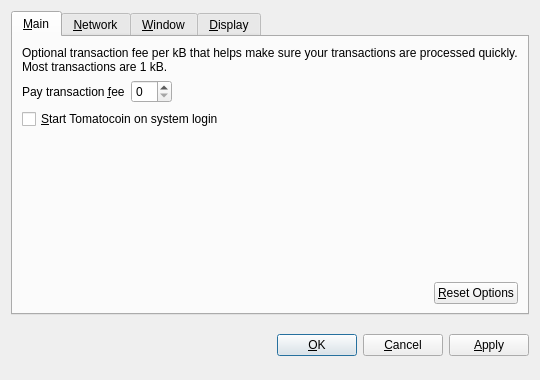
<?xml version="1.0" encoding="UTF-8"?>
<ui version="4.0">
 <class>OptionsDialog</class>
 <widget class="QDialog" name="OptionsDialog">
  <property name="geometry">
   <rect>
    <x>0</x>
    <y>0</y>
    <width>540</width>
    <height>380</height>
   </rect>
  </property>
  <property name="windowTitle">
   <string>Options</string>
  </property>
  <property name="modal">
   <bool>true</bool>
  </property>
  <layout class="QVBoxLayout" name="verticalLayout">
   <item>
    <widget class="QTabWidget" name="tabWidget">
     <property name="tabPosition">
      <enum>QTabWidget::North</enum>
     </property>
     <property name="currentIndex">
      <number>0</number>
     </property>
     <widget class="QWidget" name="tabMain">
      <attribute name="title">
       <string>&amp;Main</string>
      </attribute>
      <layout class="QVBoxLayout" name="verticalLayout_Main">
       <item>
        <widget class="QLabel" name="transactionFeeInfoLabel">
         <property name="text">
          <string>Optional transaction fee per kB that helps make sure your transactions are processed quickly. Most transactions are 1 kB.</string>
         </property>
         <property name="textFormat">
          <enum>Qt::PlainText</enum>
         </property>
         <property name="wordWrap">
          <bool>true</bool>
         </property>
        </widget>
       </item>
       <item>
        <layout class="QHBoxLayout" name="horizontalLayout_1_Main">
         <item>
          <widget class="QLabel" name="transactionFeeLabel">
           <property name="text">
            <string>Pay transaction &amp;fee</string>
           </property>
           <property name="textFormat">
            <enum>Qt::PlainText</enum>
           </property>
           <property name="buddy">
            <cstring>transactionFee</cstring>
           </property>
          </widget>
         </item>
         <item>
          <widget class="BitcoinAmountField" name="transactionFee"/>
         </item>
         <item>
          <spacer name="horizontalSpacer_1_Main">
           <property name="orientation">
            <enum>Qt::Horizontal</enum>
           </property>
           <property name="sizeHint" stdset="0">
            <size>
             <width>40</width>
             <height>20</height>
            </size>
           </property>
          </spacer>
         </item>
        </layout>
       </item>
       <item>
        <widget class="QCheckBox" name="bitcoinAtStartup">
         <property name="toolTip">
          <string>Automatically start Tomatocoin after logging in to the system.</string>
         </property>
         <property name="text">
          <string>&amp;Start Tomatocoin on system login</string>
         </property>
        </widget>
       </item>
       <item>
        <spacer name="verticalSpacer_Main">
         <property name="orientation">
          <enum>Qt::Vertical</enum>
         </property>
         <property name="sizeHint" stdset="0">
          <size>
           <width>20</width>
           <height>40</height>
          </size>
         </property>
        </spacer>
       </item>
       <item>
        <layout class="QHBoxLayout" name="horizontalLayout_2_Main">
         <item>
          <spacer name="horizontalSpacer_2_Main">
           <property name="orientation">
            <enum>Qt::Horizontal</enum>
           </property>
           <property name="sizeHint" stdset="0">
            <size>
             <width>40</width>
             <height>20</height>
            </size>
           </property>
          </spacer>
         </item>
         <item>
          <widget class="QPushButton" name="resetButton">
           <property name="toolTip">
            <string>Reset all client options to default.</string>
           </property>
           <property name="text">
            <string>&amp;Reset Options</string>
           </property>
           <property name="autoDefault">
            <bool>false</bool>
           </property>
          </widget>
         </item>
        </layout>
       </item>
      </layout>
     </widget>
     <widget class="QWidget" name="tabNetwork">
      <attribute name="title">
       <string>&amp;Network</string>
      </attribute>
      <layout class="QVBoxLayout" name="verticalLayout_Network">
       <item>
        <widget class="QCheckBox" name="mapPortUpnp">
         <property name="toolTip">
          <string>Automatically open the Tomatocoin client port on the router. This only works when your router supports UPnP and it is enabled.</string>
         </property>
         <property name="text">
          <string>Map port using &amp;UPnP</string>
         </property>
        </widget>
       </item>
       <item>
        <widget class="QCheckBox" name="connectSocks">
         <property name="toolTip">
          <string>Connect to the Tomatocoin network through a SOCKS proxy (e.g. when connecting through Tor).</string>
         </property>
         <property name="text">
          <string>&amp;Connect through SOCKS proxy:</string>
         </property>
        </widget>
       </item>
       <item>
        <layout class="QHBoxLayout" name="horizontalLayout_Network">
         <item>
          <widget class="QLabel" name="proxyIpLabel">
           <property name="text">
            <string>Proxy &amp;IP:</string>
           </property>
           <property name="textFormat">
            <enum>Qt::PlainText</enum>
           </property>
           <property name="buddy">
            <cstring>proxyIp</cstring>
           </property>
          </widget>
         </item>
         <item>
          <widget class="QValidatedLineEdit" name="proxyIp">
           <property name="maximumSize">
            <size>
             <width>140</width>
             <height>16777215</height>
            </size>
           </property>
           <property name="toolTip">
            <string>IP address of the proxy (e.g. 127.0.0.1)</string>
           </property>
          </widget>
         </item>
         <item>
          <widget class="QLabel" name="proxyPortLabel">
           <property name="text">
            <string>&amp;Port:</string>
           </property>
           <property name="textFormat">
            <enum>Qt::PlainText</enum>
           </property>
           <property name="buddy">
            <cstring>proxyPort</cstring>
           </property>
          </widget>
         </item>
         <item>
          <widget class="QLineEdit" name="proxyPort">
           <property name="maximumSize">
            <size>
             <width>55</width>
             <height>16777215</height>
            </size>
           </property>
           <property name="toolTip">
            <string>Port of the proxy (e.g. 9050)</string>
           </property>
          </widget>
         </item>
         <item>
          <widget class="QLabel" name="socksVersionLabel">
           <property name="text">
            <string>SOCKS &amp;Version:</string>
           </property>
           <property name="textFormat">
            <enum>Qt::PlainText</enum>
           </property>
           <property name="buddy">
            <cstring>socksVersion</cstring>
           </property>
          </widget>
         </item>
         <item>
          <widget class="QValueComboBox" name="socksVersion">
           <property name="toolTip">
            <string>SOCKS version of the proxy (e.g. 5)</string>
           </property>
          </widget>
         </item>
         <item>
          <spacer name="horizontalSpacer_Network">
           <property name="orientation">
            <enum>Qt::Horizontal</enum>
           </property>
           <property name="sizeHint" stdset="0">
            <size>
             <width>40</width>
             <height>20</height>
            </size>
           </property>
          </spacer>
         </item>
        </layout>
       </item>
       <item>
        <spacer name="verticalSpacer_Network">
         <property name="orientation">
          <enum>Qt::Vertical</enum>
         </property>
         <property name="sizeHint" stdset="0">
          <size>
           <width>20</width>
           <height>40</height>
          </size>
         </property>
        </spacer>
       </item>
      </layout>
     </widget>
     <widget class="QWidget" name="tabWindow">
      <attribute name="title">
       <string>&amp;Window</string>
      </attribute>
      <layout class="QVBoxLayout" name="verticalLayout_Window">
       <item>
        <widget class="QCheckBox" name="minimizeToTray">
         <property name="toolTip">
          <string>Show only a tray icon after minimizing the window.</string>
         </property>
         <property name="text">
          <string>&amp;Minimize to the tray instead of the taskbar</string>
         </property>
        </widget>
       </item>
       <item>
        <widget class="QCheckBox" name="minimizeOnClose">
         <property name="toolTip">
          <string>Minimize instead of exit the application when the window is closed. When this option is enabled, the application will be closed only after selecting Quit in the menu.</string>
         </property>
         <property name="text">
          <string>M&amp;inimize on close</string>
         </property>
        </widget>
       </item>
       <item>
        <spacer name="verticalSpacer_Window">
         <property name="orientation">
          <enum>Qt::Vertical</enum>
         </property>
         <property name="sizeHint" stdset="0">
          <size>
           <width>20</width>
           <height>40</height>
          </size>
         </property>
        </spacer>
       </item>
      </layout>
     </widget>
     <widget class="QWidget" name="tabDisplay">
      <attribute name="title">
       <string>&amp;Display</string>
      </attribute>
      <layout class="QVBoxLayout" name="verticalLayout_Display">
       <item>
        <layout class="QHBoxLayout" name="horizontalLayout_1_Display">
         <item>
          <widget class="QLabel" name="langLabel">
           <property name="text">
            <string>User Interface &amp;language:</string>
           </property>
           <property name="textFormat">
            <enum>Qt::PlainText</enum>
           </property>
           <property name="buddy">
            <cstring>lang</cstring>
           </property>
          </widget>
         </item>
         <item>
          <widget class="QValueComboBox" name="lang">
           <property name="toolTip">
            <string>The user interface language can be set here. This setting will take effect after restarting Tomatocoin.</string>
           </property>
          </widget>
         </item>
        </layout>
       </item>
       <item>
        <layout class="QHBoxLayout" name="horizontalLayout_2_Display">
         <item>
          <widget class="QLabel" name="unitLabel">
           <property name="text">
            <string>&amp;Unit to show amounts in:</string>
           </property>
           <property name="textFormat">
            <enum>Qt::PlainText</enum>
           </property>
           <property name="buddy">
            <cstring>unit</cstring>
           </property>
          </widget>
         </item>
         <item>
          <widget class="QValueComboBox" name="unit">
           <property name="toolTip">
            <string>Choose the default subdivision unit to show in the interface and when sending coins.</string>
           </property>
          </widget>
         </item>
        </layout>
       </item>
       <item>
        <widget class="QCheckBox" name="displayAddresses">
         <property name="toolTip">
          <string>Whether to show Tomatocoin addresses in the transaction list or not.</string>
         </property>
         <property name="text">
          <string>&amp;Display addresses in transaction list</string>
         </property>
        </widget>
       </item>
       <item>
        <widget class="QCheckBox" name="coinControlFeatures">
         <property name="toolTip">
          <string>Whether to show coin control features or not.</string>
         </property>
         <property name="text">
          <string>Display coin &amp;control features (experts only!)</string>
         </property>
        </widget>
       </item>
       <item>
        <spacer name="verticalSpacer_Display">
         <property name="orientation">
          <enum>Qt::Vertical</enum>
         </property>
         <property name="sizeHint" stdset="0">
          <size>
           <width>20</width>
           <height>40</height>
          </size>
         </property>
        </spacer>
       </item>
      </layout>
     </widget>
    </widget>
   </item>
   <item>
    <layout class="QHBoxLayout" name="horizontalLayout_Buttons">
     <item>
      <spacer name="horizontalSpacer_1">
       <property name="orientation">
        <enum>Qt::Horizontal</enum>
       </property>
       <property name="sizeHint" stdset="0">
        <size>
         <width>40</width>
         <height>48</height>
        </size>
       </property>
      </spacer>
     </item>
     <item>
      <widget class="QLabel" name="statusLabel">
       <property name="font">
        <font>
         <weight>75</weight>
         <bold>true</bold>
        </font>
       </property>
       <property name="text">
        <string/>
       </property>
       <property name="textFormat">
        <enum>Qt::PlainText</enum>
       </property>
       <property name="wordWrap">
        <bool>true</bool>
       </property>
      </widget>
     </item>
     <item>
      <spacer name="horizontalSpacer_2">
       <property name="orientation">
        <enum>Qt::Horizontal</enum>
       </property>
       <property name="sizeHint" stdset="0">
        <size>
         <width>40</width>
         <height>48</height>
        </size>
       </property>
      </spacer>
     </item>
     <item>
      <widget class="QPushButton" name="okButton">
       <property name="text">
        <string>&amp;OK</string>
       </property>
      </widget>
     </item>
     <item>
      <widget class="QPushButton" name="cancelButton">
       <property name="text">
        <string>&amp;Cancel</string>
       </property>
       <property name="autoDefault">
        <bool>false</bool>
       </property>
      </widget>
     </item>
     <item>
      <widget class="QPushButton" name="applyButton">
       <property name="text">
        <string>&amp;Apply</string>
       </property>
       <property name="autoDefault">
        <bool>false</bool>
       </property>
      </widget>
     </item>
    </layout>
   </item>
  </layout>
 </widget>
 <customwidgets>
  <customwidget>
   <class>BitcoinAmountField</class>
   <extends>QSpinBox</extends>
   <header>bitcoinamountfield.h</header>
  </customwidget>
  <customwidget>
   <class>QValueComboBox</class>
   <extends>QComboBox</extends>
   <header>qvaluecombobox.h</header>
  </customwidget>
  <customwidget>
   <class>QValidatedLineEdit</class>
   <extends>QLineEdit</extends>
   <header>qvalidatedlineedit.h</header>
  </customwidget>
 </customwidgets>
 <resources/>
 <connections/>
</ui>
